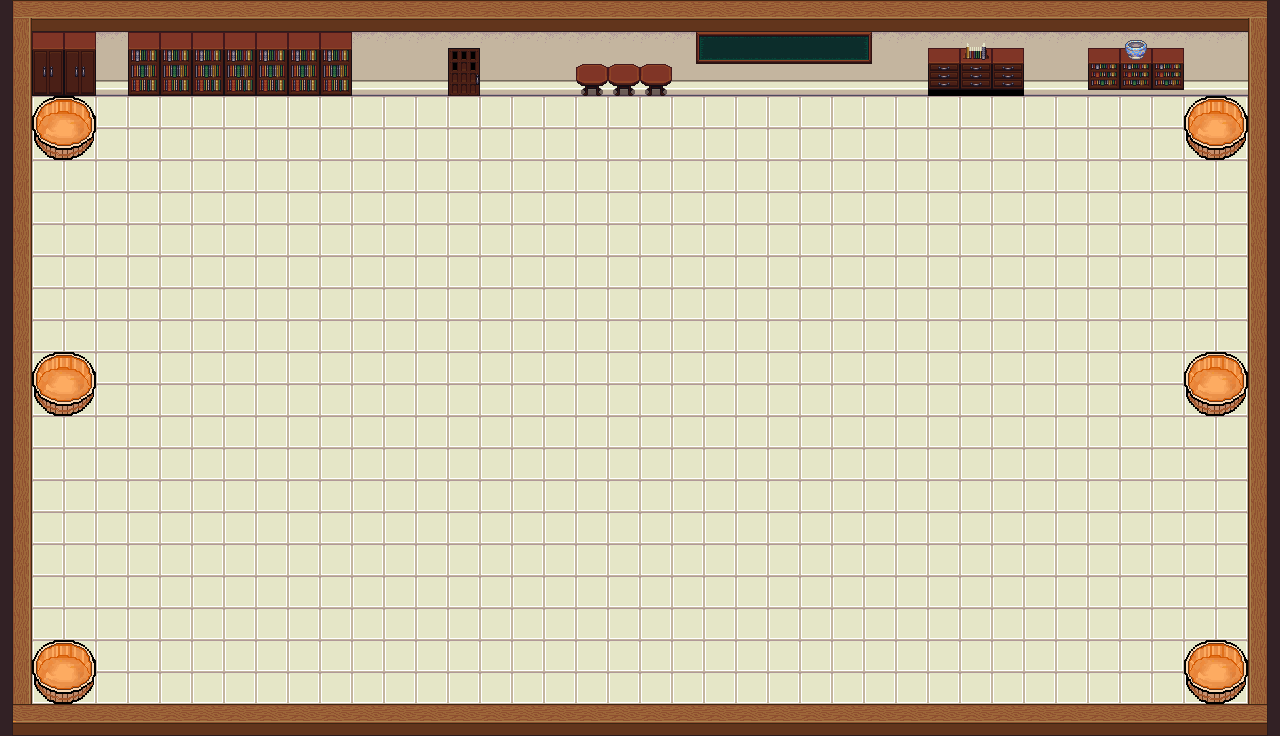

This is a level from a 2D game, rendered from its Tiled map with the project's own tilesets. A one-line summary and the complete map file follow:
An orthogonal 40x23 tile map with 32x32 px tiles, 2 tile layers (ground, doors_and_furnitures), 5 tilesets and 7 objects (world-bounds).

<map version="1.0" orientation="orthogonal" renderorder="right-down" width="40" height="23" tilewidth="32" tileheight="32" nextobjectid="49">
 <tileset firstgid="1" name="interior" tilewidth="32" tileheight="32" tilecount="256">
  <image source="../sprites/opengameart/LPC_house_interior/interior.png" width="512" height="512" />
 </tileset>
 <tileset firstgid="257" name="arabic1" tilewidth="32" tileheight="32" tilecount="221">
  <image source="../sprites/opengameart/arabic_set/arabic1.png" width="544" height="416" />
 </tileset>
 <tileset firstgid="478" name="house_inside" tilewidth="32" tileheight="32" tilecount="224">
  <image source="../sprites/opengameart/lpc-house-insides/house_inside.png" width="512" height="448" />
 </tileset>
 <tileset firstgid="702" name="misc" tilewidth="32" tileheight="32" tilecount="24">
  <image source="../sprites/opengameart/misc-32x32-tiles/misc.png" width="256" height="96" />
 </tileset>
 <tileset firstgid="726" name="basket" tilewidth="32" tileheight="32" tilecount="4">
  <image source="../sprites/devnewton/basket.png" width="64" height="64" />
 </tileset>
 <layer name="ground" width="40" height="23">
  <data encoding="csv">
258,259,259,259,259,259,259,259,259,259,259,259,259,259,259,260,260,260,260,260,260,260,260,260,260,260,260,260,260,260,260,260,260,260,260,260,260,260,260,260,
275,97,97,277,98,98,98,98,98,98,98,277,277,277,277,277,277,277,277,277,277,277,277,277,277,277,277,277,277,278,278,278,277,277,277,277,277,277,277,277,
275,113,113,302,114,114,114,114,114,114,114,302,302,302,302,302,302,302,302,302,302,302,302,302,302,302,302,302,302,117,117,117,302,302,302,302,302,302,302,302,
275,395,395,395,395,395,395,395,395,395,395,395,395,395,395,395,395,395,395,395,395,395,395,395,395,395,395,395,395,395,395,395,395,395,395,395,395,395,395,395,
275,395,395,395,395,395,395,395,395,395,395,395,395,395,395,395,395,395,395,395,395,395,395,395,395,395,395,395,395,395,395,395,395,395,395,395,395,395,395,395,
275,395,395,395,395,395,395,395,395,395,395,395,395,395,395,395,395,395,395,395,395,395,395,395,395,395,395,395,395,395,395,395,395,395,395,395,395,395,395,395,
275,395,395,395,395,395,395,395,395,395,395,395,395,395,395,395,395,395,395,395,395,395,395,395,395,395,395,395,395,395,395,395,395,395,395,395,395,395,395,395,
275,395,395,395,395,395,395,395,395,395,395,395,395,395,395,395,395,395,395,395,395,395,395,395,395,395,395,395,395,395,395,395,395,395,395,395,395,395,395,395,
275,395,395,395,395,395,395,395,395,395,395,395,395,395,395,395,395,395,395,395,395,395,395,395,395,395,395,395,395,395,395,395,395,395,395,395,395,395,395,395,
275,395,395,395,395,395,395,395,395,395,395,395,395,395,395,395,395,395,395,395,395,395,395,395,395,395,395,395,395,395,395,395,395,395,395,395,395,395,395,395,
275,395,395,395,395,395,395,395,395,395,395,395,395,395,395,395,395,395,395,395,395,395,395,395,395,395,395,395,395,395,395,395,395,395,395,395,395,395,395,395,
275,395,395,395,395,395,395,395,395,395,395,395,395,395,395,395,395,395,395,395,395,395,395,395,395,395,395,395,395,395,395,395,395,395,395,395,395,395,395,395,
275,395,395,395,395,395,395,395,395,395,395,395,395,395,395,395,395,395,395,395,395,395,395,395,395,395,395,395,395,395,395,395,395,395,395,395,395,395,395,395,
275,395,395,395,395,395,395,395,395,395,395,395,395,395,395,395,395,395,395,395,395,395,395,395,395,395,395,395,395,395,395,395,395,395,395,395,395,395,395,395,
275,395,395,395,395,395,395,395,395,395,395,395,395,395,395,395,395,395,395,395,395,395,395,395,395,395,395,395,395,395,395,395,395,395,395,395,395,395,395,395,
275,395,395,395,395,395,395,395,395,395,395,395,395,395,395,395,395,395,395,395,395,395,395,395,395,395,395,395,395,395,395,395,395,395,395,395,395,395,395,395,
275,395,395,395,395,395,395,395,395,395,395,395,395,395,395,395,395,395,395,395,395,395,395,395,395,395,395,395,395,395,395,395,395,395,395,395,395,395,395,395,
275,395,395,395,395,395,395,395,395,395,395,395,395,395,395,395,395,395,395,395,395,395,395,395,395,395,395,395,395,395,395,395,395,395,395,395,395,395,395,395,
275,395,395,395,395,395,395,395,395,395,395,395,395,395,395,395,395,395,395,395,395,395,395,395,395,395,395,395,395,395,395,395,395,395,395,395,395,395,395,395,
445,395,395,395,395,395,395,395,395,395,395,395,395,395,395,395,395,395,395,395,395,395,395,395,395,395,395,395,395,395,395,395,395,395,395,395,395,395,395,395,
445,395,395,395,395,395,395,395,395,395,395,395,395,395,395,395,395,395,395,395,395,395,395,395,395,395,395,395,395,395,395,395,395,395,395,395,395,395,395,395,
445,395,395,395,395,395,395,395,395,395,395,395,395,395,395,395,395,395,395,395,395,395,395,395,395,395,395,395,395,395,395,395,395,395,395,395,395,395,395,395,
445,395,395,395,395,395,395,395,395,395,395,395,395,395,395,395,395,395,395,395,395,395,395,395,395,395,395,395,395,395,395,395,395,395,395,395,395,395,395,395
</data>
 </layer>
 <layer name="doors_and_furnitures" width="40" height="23">
  <data encoding="csv">
0,0,0,0,0,0,0,0,0,0,0,0,0,0,0,0,0,0,0,0,0,0,0,0,0,0,0,0,0,0,0,0,0,0,0,0,0,0,0,272,
0,0,0,0,0,0,0,0,0,0,0,0,0,0,681,0,0,0,0,0,0,705,706,706,706,706,706,707,0,101,104,101,0,0,101,102,101,0,0,425,
0,0,0,0,0,0,0,0,0,0,0,0,0,0,697,0,0,0,46,46,46,0,0,0,0,0,0,0,0,0,0,0,0,0,118,118,118,0,0,425,
0,726,727,0,0,0,0,0,0,0,0,0,0,0,0,0,0,0,0,0,0,0,0,0,0,0,0,0,0,0,0,0,0,0,0,0,0,726,727,425,
0,728,729,0,0,0,0,0,0,0,0,0,0,0,0,0,0,0,0,0,0,0,0,0,0,0,0,0,0,0,0,0,0,0,0,0,0,728,729,425,
0,0,0,0,0,0,0,0,0,0,0,0,0,0,0,0,0,0,0,0,0,0,0,0,0,0,0,0,0,0,0,0,0,0,0,0,0,0,0,425,
0,0,0,0,0,0,0,0,0,0,0,0,0,0,0,0,0,0,0,0,0,0,0,0,0,0,0,0,0,0,0,0,0,0,0,0,0,0,0,425,
0,0,0,0,0,0,0,0,0,0,0,0,0,0,0,0,0,0,0,0,0,0,0,0,0,0,0,0,0,0,0,0,0,0,0,0,0,0,0,425,
0,0,0,0,0,0,0,0,0,0,0,0,0,0,0,0,0,0,0,0,0,0,0,0,0,0,0,0,0,0,0,0,0,0,0,0,0,0,0,425,
0,0,0,0,0,0,0,0,0,0,0,0,0,0,0,0,0,0,0,0,0,0,0,0,0,0,0,0,0,0,0,0,0,0,0,0,0,0,0,425,
0,0,0,0,0,0,0,0,0,0,0,0,0,0,0,0,0,0,0,0,0,0,0,0,0,0,0,0,0,0,0,0,0,0,0,0,0,0,0,425,
0,726,727,0,0,0,0,0,0,0,0,0,0,0,0,0,0,0,0,0,0,0,0,0,0,0,0,0,0,0,0,0,0,0,0,0,0,726,727,425,
0,728,729,0,0,0,0,0,0,0,0,0,0,0,0,0,0,0,0,0,0,0,0,0,0,0,0,0,0,0,0,0,0,0,0,0,0,728,729,425,
0,0,0,0,0,0,0,0,0,0,0,0,0,0,0,0,0,0,0,0,0,0,0,0,0,0,0,0,0,0,0,0,0,0,0,0,0,0,0,425,
0,0,0,0,0,0,0,0,0,0,0,0,0,0,0,0,0,0,0,0,0,0,0,0,0,0,0,0,0,0,0,0,0,0,0,0,0,0,0,425,
0,0,0,0,0,0,0,0,0,0,0,0,0,0,0,0,0,0,0,0,0,0,0,0,0,0,0,0,0,0,0,0,0,0,0,0,0,0,0,425,
0,0,0,0,0,0,0,0,0,0,0,0,0,0,0,0,0,0,0,0,0,0,0,0,0,0,0,0,0,0,0,0,0,0,0,0,0,0,0,425,
0,0,0,0,0,0,0,0,0,0,0,0,0,0,0,0,0,0,0,0,0,0,0,0,0,0,0,0,0,0,0,0,0,0,0,0,0,0,0,425,
0,0,0,0,0,0,0,0,0,0,0,0,0,0,0,0,0,0,0,0,0,0,0,0,0,0,0,0,0,0,0,0,0,0,0,0,0,0,0,425,
0,0,0,0,0,0,0,0,0,0,0,0,0,0,0,0,0,0,0,0,0,0,0,0,0,0,0,0,0,0,0,0,0,0,0,0,0,0,0,425,
0,726,727,0,0,0,0,0,0,0,0,0,0,0,0,0,0,0,0,0,0,0,0,0,0,0,0,0,0,0,0,0,0,0,0,0,0,726,727,425,
0,728,729,0,0,0,0,0,0,0,0,0,0,0,0,0,0,0,0,0,0,0,0,0,0,0,0,0,0,0,0,0,0,0,0,0,0,728,729,459,
462,464,464,464,464,464,464,464,464,464,464,464,464,464,464,464,464,464,464,464,464,464,464,464,464,464,464,464,464,464,464,464,464,464,464,464,464,464,464,476
</data>
 </layer>
 <objectgroup name="collision">
  <properties>
   <property name="collision" value="true" />
  </properties>
  <object id="48" name="world-bounds" x="32" y="96" width="1216" height="608" />
 </objectgroup>
 <objectgroup name="boxers-capture-points">
  <object id="39" x="33" y="95.667" width="63" height="65.333" />
  <object id="41" x="32" y="354" width="64" height="65" />
  <object id="42" x="34.667" y="639" width="61.333" height="61" />
 </objectgroup>
 <objectgroup name="bra-capture-points">
  <object id="43" x="1185" y="97" width="60" height="64" />
  <object id="44" x="1186" y="349" width="62" height="66" />
  <object id="45" x="1183" y="637" width="64" height="66" />
 </objectgroup>
</map>
